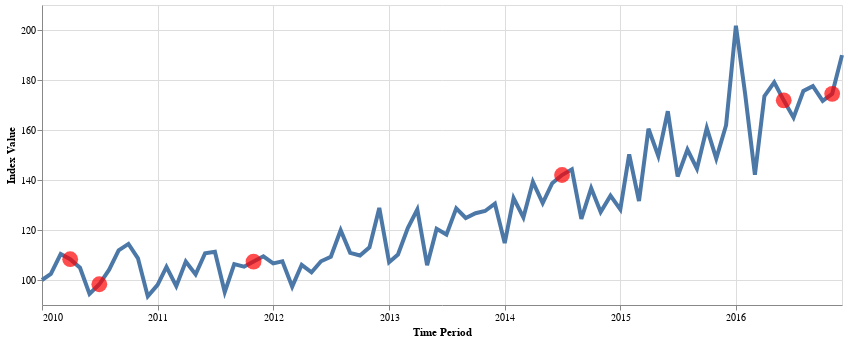

This figure's notebook cell:
### Code cell
plot_index(rt_index_imp, show_imputed=True)

### Figure 1 — Vega-Lite specification as saved in the notebook (floating-point values rounded to 4 significant figures)
{"$schema": "https://vega.github.io/schema/vega-lite/v5.20.1.json", "config": {"view": {"continuousHeight": 300, "continuousWidth": 300}}, "datasets": {"data-577313ce4fe6dd880b2ebe0585f5f60a": [{"x": "2010-01-31T00:00:00", "y": 100}, {"x": "2010-02-28T00:00:00", "y": 102.5}, {"x": "2010-03-31T00:00:00", "y": 110.4}, {"x": "2010-04-30T00:00:00", "y": 108.3}, {"x": "2010-05-31T00:00:00", "y": 104.9}, {"x": "2010-06-30T00:00:00", "y": 94.43}, {"x": "2010-07-31T00:00:00", "y": 98.3}, {"x": "2010-08-31T00:00:00", "y": 104.1}, {"x": "2010-09-30T00:00:00", "y": 111.8}, {"x": "2010-10-31T00:00:00", "y": 114.4}, {"x": "2010-11-30T00:00:00", "y": 108.7}, {"x": "2010-12-31T00:00:00", "y": 93.44}, {"x": "2011-01-31T00:00:00", "y": 98.05}, {"x": "2011-02-28T00:00:00", "y": 105.2}, {"x": "2011-03-31T00:00:00", "y": 97.54}, {"x": "2011-04-30T00:00:00", "y": 107.3}, {"x": "2011-05-31T00:00:00", "y": 102.2}, {"x": "2011-06-30T00:00:00", "y": 110.7}, {"x": "2011-07-31T00:00:00", "y": 111.3}, {"x": "2011-08-31T00:00:00", "y": 95.17}, {"x": "2011-09-30T00:00:00", "y": 106.4}, {"x": "2011-10-31T00:00:00", "y": 105.3}, {"x": "2011-11-30T00:00:00", "y": 107.4}, {"x": "2011-12-31T00:00:00", "y": 109.5}, {"x": "2012-01-31T00:00:00", "y": 106.6}, {"x": "2012-02-29T00:00:00", "y": 107.5}, {"x": "2012-03-31T00:00:00", "y": 97.34}, {"x": "2012-04-30T00:00:00", "y": 106.1}, {"x": "2012-05-31T00:00:00", "y": 103.1}, {"x": "2012-06-30T00:00:00", "y": 107.5}, {"x": "2012-07-31T00:00:00", "y": 109.3}, {"x": "2012-08-31T00:00:00", "y": 119.9}, {"x": "2012-09-30T00:00:00", "y": 110.8}, {"x": "2012-10-31T00:00:00", "y": 109.8}, {"x": "2012-11-30T00:00:00", "y": 113.1}, {"x": "2012-12-31T00:00:00", "y": 128.8}, {"x": "2013-01-31T00:00:00", "y": 107.1}, {"x": "2013-02-28T00:00:00", "y": 110.2}, {"x": "2013-03-31T00:00:00", "y": 120.8}, {"x": "2013-04-30T00:00:00", "y": 128.2}, {"x": "2013-05-31T00:00:00", "y": 105.9}, {"x": "2013-06-30T00:00:00", "y": 120.4}, {"x": "2013-07-31T00:00:00", "y": 118.2}, {"x": "2013-08-31T00:00:00", "y": 128.7}, {"x": "2013-09-30T00:00:00", "y": 124.8}, {"x": "2013-10-31T00:00:00", "y": 126.7}, {"x": "2013-11-30T00:00:00", "y": 127.6}, {"x": "2013-12-31T00:00:00", "y": 130.6}, {"x": "2014-01-31T00:00:00", "y": 114.8}, {"x": "2014-02-28T00:00:00", "y": 132.8}, {"x": "2014-03-31T00:00:00", "y": 125.0}, {"x": "2014-04-30T00:00:00", "y": 139.3}, {"x": "2014-05-31T00:00:00", "y": 130.7}, {"x": "2014-06-30T00:00:00", "y": 138.7}, {"x": "2014-07-31T00:00:00", "y": 142.0}, {"x": "2014-08-31T00:00:00", "y": 144.3}, {"x": "2014-09-30T00:00:00", "y": 124.4}, {"x": "2014-10-31T00:00:00", "y": 136.8}, {"x": "2014-11-30T00:00:00", "y": 127.2}, {"x": "2014-12-31T00:00:00", "y": 133.7}, {"x": "2015-01-31T00:00:00", "y": 128.2}, {"x": "2015-02-28T00:00:00", "y": 150.2}, {"x": "2015-03-31T00:00:00", "y": 131.6}, {"x": "2015-04-30T00:00:00", "y": 160.5}, {"x": "2015-05-31T00:00:00", "y": 149.6}, {"x": "2015-06-30T00:00:00", "y": 167.5}, {"x": "2015-07-31T00:00:00", "y": 141.4}, {"x": "2015-08-31T00:00:00", "y": 152.1}, {"x": "2015-09-30T00:00:00", "y": 144.6}, {"x": "2015-10-31T00:00:00", "y": 160.8}, {"x": "2015-11-30T00:00:00", "y": 148.6}, {"x": "2015-12-31T00:00:00", "y": 161.9}, {"x": "2016-01-31T00:00:00", "y": 201.7}, {"x": "2016-02-29T00:00:00", "y": 174.6}, {"x": "2016-03-31T00:00:00", "y": 142.1}, {"x": "2016-04-30T00:00:00", "y": 173.5}, {"x": "2016-05-31T00:00:00", "y": 179.0}, {"x": "2016-06-30T00:00:00", "y": 171.9}, {"x": "2016-07-31T00:00:00", "y": 165.0}, {"x": "2016-08-31T00:00:00", "y": 175.6}, {"x": "2016-09-30T00:00:00", "y": 177.5}, {"x": "2016-10-31T00:00:00", "y": 171.6}, {"x": "2016-11-30T00:00:00", "y": 174.5}, {"x": "2016-12-31T00:00:00", "y": 189.9}], "data-b0882b495871a14248dc6ad59d4aa707": [{"imp": 1, "x": "2010-04-30T00:00:00", "y": 108.3}, {"imp": 1, "x": "2010-07-31T00:00:00", "y": 98.3}, {"imp": 1, "x": "2011-11-30T00:00:00", "y": 107.4}, {"imp": 1, "x": "2014-07-31T00:00:00", "y": 142.0}, {"imp": 1, "x": "2016-06-30T00:00:00", "y": 171.9}, {"imp": 1, "x": "2016-11-30T00:00:00", "y": 174.5}]}, "height": 300, "layer": [{"data": {"name": "data-577313ce4fe6dd880b2ebe0585f5f60a"}, "encoding": {"tooltip": [{"field": "x", "title": "Time Period", "type": "temporal"}, {"field": "y", "format": ".3f", "title": "Index Value", "type": "quantitative"}], "x": {"axis": {"format": "%Y", "labelAngle": 0, "title": "Time Period", "values": ["2010-01-31T00:00:00.000000000", "2011-01-31T00:00:00.000000000", "2012-01-31T00:00:00.000000000", "2013-01-31T00:00:00.000000000", "2014-01-31T00:00:00.000000000", "2015-01-31T00:00:00.000000000", "2016-01-31T00:00:00.000000000"]}, "field": "x", "type": "temporal"}, "y": {"field": "y", "scale": {"zero": false}, "title": "Index Value", "type": "quantitative"}}, "mark": {"size": 4, "type": "line"}}, {"data": {"name": "data-b0882b495871a14248dc6ad59d4aa707"}, "encoding": {"tooltip": [{"field": "x", "title": "Time Period", "type": "temporal"}, {"field": "y", "format": ".3f", "title": "Index Value", "type": "quantitative"}, {"field": "imp", "title": "Imputed", "type": "nominal"}], "x": {"axis": {"format": "%Y", "labelAngle": 0, "title": "Time Period"}, "field": "x", "type": "temporal"}, "y": {"field": "y", "scale": {"zero": false}, "title": "Index Value", "type": "quantitative"}}, "mark": {"color": "red", "size": 250, "type": "circle"}, "transform": [{"as": "imp", "calculate": "if(datum.imp == 1, 'True', 'False')"}]}], "width": 800}
